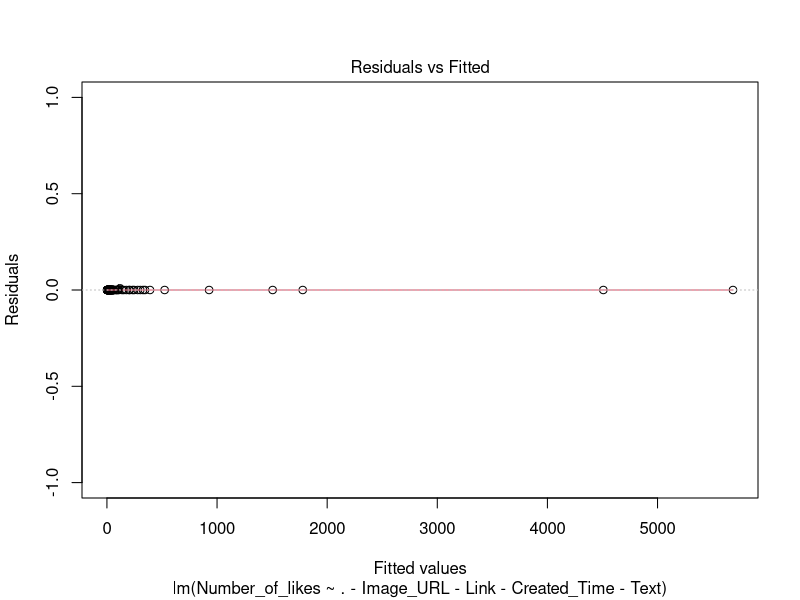

Source code (R): (Note: this script raises an error after producing the figure.)

oncf = read.csv("ONCF3.csv", header = TRUE, sep = ";" )
str(oncf)

summary(oncf)
model = lm(Number_of_likes ~ .- Image_URL - Link - Created_Time- Text, data = oncf)
plot(model)


summary(model)







plot(oncf$Created.Time,oncf$Username)
plot(oncf$longitude, oncf$latitude)
boxplot







library(tm)
library(SnowballC)

oncf$Username = as.factor(oncf$Username )
corpusOncf = VCorpus(VectorSource(oncf$Username))
corpusOncf
corpusOncf$content
corpusOncf[[1]]$content
corpusOncf = tm_map(corpusOncf, tolower)
corpusOncf$content
corpusOncf = tm_map(corpusOncf, removePunctuation)
corpusOncf[[1]]


oncf$Location = as.factor(oncf$Location )
corpusOncf2 = VCorpus(VectorSource(oncf$Location))
corpusOncf2
corpusOncf2$content

corpusOncf2[[20]]$content
corpusOncf2 = tm_map(corpusOncf2, tolower)
corpusOncf2$content
corpusOncf2[[20]]
corpusOncf2 = tm_map(corpusOncf2, removePunctuation)
corpusOncf2$content
corpusOncf2[[20]]
corpusOncf2 = tm_map(corpusOncf2, removePunctuation)
stopwords("french")[1:10]
length(stopwords("french"))
corpusOncf2 = tm_map(corpusOncf2, stemDocument)
corpusOncf2[[20]]
